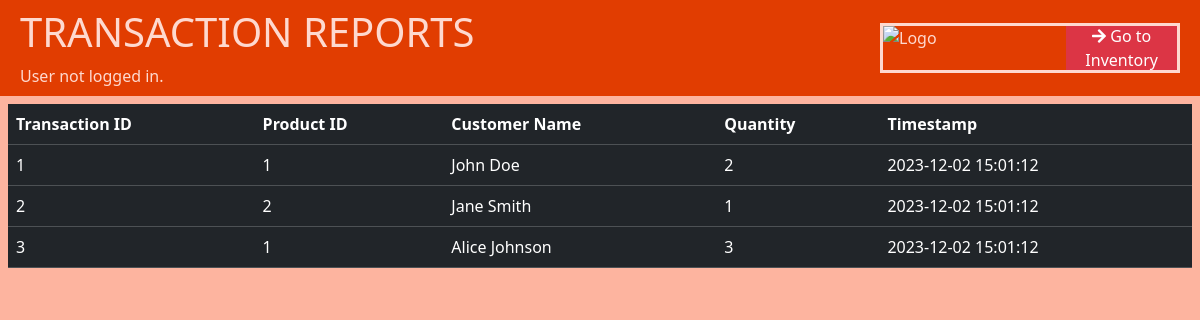
Screenshot of /report_page.php with the database file from the repository.
### tables this page shows
CREATE TABLE IF NOT EXISTS `transacts` (
  `trans_ID` int NOT NULL AUTO_INCREMENT,
  `product_id` int NOT NULL,
  `customer_name` varchar(255) NOT NULL,
  `quantity` int NOT NULL,
  `timestamp` timestamp NOT NULL DEFAULT CURRENT_TIMESTAMP,
  PRIMARY KEY (`trans_ID`),
  KEY `product_id` (`product_id`)
);

### report_page.php (the view, shortened to what this page needs)
<!DOCTYPE html>
<html lang="en">
<head>
  <link href="https://cdn.jsdelivr.net/npm/bootstrap@5.3.1/dist/css/bootstrap.min.css" rel="stylesheet">
  <link rel="stylesheet" href="https://use.fontawesome.com/releases/v5.7.1/css/all.css">
  <link rel="stylesheet" href="./css/styleReport.css">
</head>
<body>
<div class="container-fluid">
    <div class="d-flex justify-content-between align-items-center p-2">
        <div>
            <h1 style="display: inline-block;">TRANSACTION REPORTS</h1>
            <div>
                <?php
                if(isset($_SESSION['name'])) {
                $name = $_SESSION['name'];
                echo "Welcome, $name!";
                } else {
                echo "User not logged in.";
                }
                ?>
            </div>
        </div>
        <div class="d-flex align-items-center" style=" border: solid; height:50px; width:300px; overflow: hidden; ">
            <img src="./img/loginBG.jpg" alt="Logo" class="container-image">
            <a href="index.php" class="btn btn-danger"><i class="fas fa-arrow-right"></i> Go to Inventory</a>
        </div>
    </div>
</div>
<div class="overflow-y-auto p-2" style="height: 560px;">
      <?php
      include 'connect.php';
      $sql = "SELECT * FROM transacts";
      $result = $conn->query($sql);
      if ($result->num_rows > 0) {
          echo "<table class='table table-dark table-hover' id='transactionTable'>";
          echo '
              <thead>
                  <tr>
                      <th scope="col">Transaction ID</th>
                      <th scope="col">Product ID</th>
                      <th scope="col">Customer Name</th>
                      <th scope="col">Quantity</th>
                      <th scope="col">Timestamp</th>
                  </tr>
              </thead>';
          echo '<tbody id="transactionTableBody">';
          while ($row = $result->fetch_assoc()) {
              echo '<tr>';
              echo "<td>" . $row["trans_ID"] . "</td>";
              echo "<td>" . $row["product_id"] . "</td>";
              echo "<td>" . $row["customer_name"] . "</td>";
              echo "<td>" . $row["quantity"] . "</td>";
              echo "<td>" . $row["timestamp"] . "</td>";
              echo '</tr>';
          }
          echo '</tbody>';
          echo "</table>";
      } else {
          echo "<p>No records found</p>";
      }
      ?>
</div>
</body>
</html>

### css/styleReport.css (style rules this page uses)
body { background-color: #fdb49f; }
.container-fluid { background-color: #e13d01; color: #fed9cf; }
.container-image { width: 100%; height: 100%; object-fit: cover; display: block; }

### rows the page displays
transacts: trans_ID "1", product "1", customer_name "John Doe", quantity "2", timestamp "2023-12-02 15:01:12"
transacts: trans_ID "2", product "2", customer_name "Jane Smith", quantity "1", timestamp "2023-12-02 15:01:12"
transacts: trans_ID "3", product "1", customer_name "Alice Johnson", quantity "3", timestamp "2023-12-02 15:01:12"
